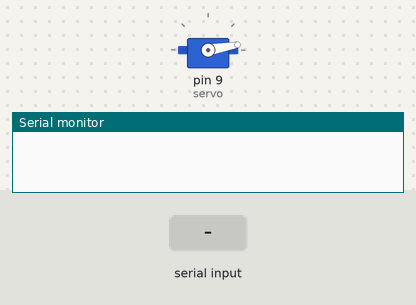
The sketch below on a simulated Arduino Uno, built with avr-gcc and run on an emulated ATmega328P. Shown: servo, the last lines printed to the serial monitor. The test bench sets the inputs (shaded band).

Above: at 1.2 s.
1.3 s: "w" received over Serial
4.3 s: "a" received over Serial
7.3 s: "1" received over Serial
At 7.69 s:
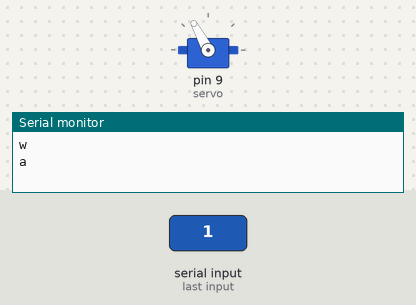
10.3 s: "a" received over Serial
At 10.54 s:
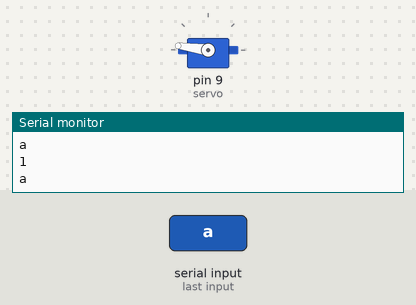
13.3 s: "0" received over Serial
At 13.71 s:
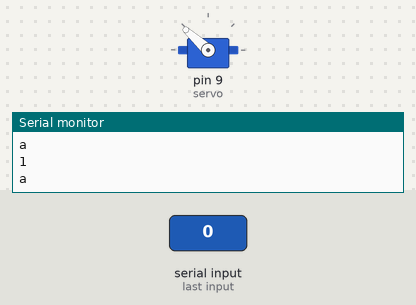
Timing chart, 0 to 17.1 s (numbered marks = the images above; inputs shaded):
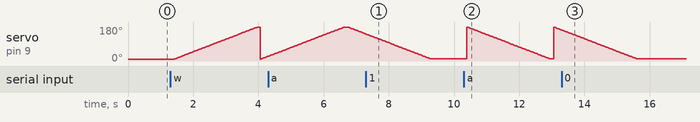

The sketch:

lock_bluetooth.ino
```cpp
char t;

#include <Servo.h>
Servo servo;
int angle = 10; //initial angle is 10 degree

void setup() {

  servo.attach(9);
  servo.write(angle);
  //set initial angle to 10 degree each time regardless of last position

  Serial.begin(9600);

}

void loop() {
  if (Serial.available()) {
  //check if app is connected through bluetooth and ready to give output
    t = Serial.read();
    Serial.println(t);
  }

  if (t == 'w') {
  //move forward(all motors rotate in forward direction)
   // Serial.println("hello");  for debugging

    for (angle = 10; angle < 180; angle++)
    {
      servo.write(angle);
      delay(15);
    }
  }

  else if (t == 'a') {
    //move reverse (all motors rotate in reverse direction)
   // Serial.println("Bye");  for debugging

    for (angle = 180; angle > 10; angle--)
    {
      servo.write(angle);
      delay(15);
    }
  }


  delay(100);
}
```

Measured:
- after the input at 7.3 s, servo on pin 9 (servo): goes on until 9.3 s, then stays 11°
- after the input at 10.3 s, servo on pin 9 (servo): ramps from 180° to 11° and jumps back, once every 2.7 s
- after the input at 13.3 s, servo on pin 9 (servo): goes on until 15.6 s, then stays 11°
- by itself, servo on pin 9 (servo): rises from 24° to 180° in 2.4 s, then falls to 142° in 0.57 s
